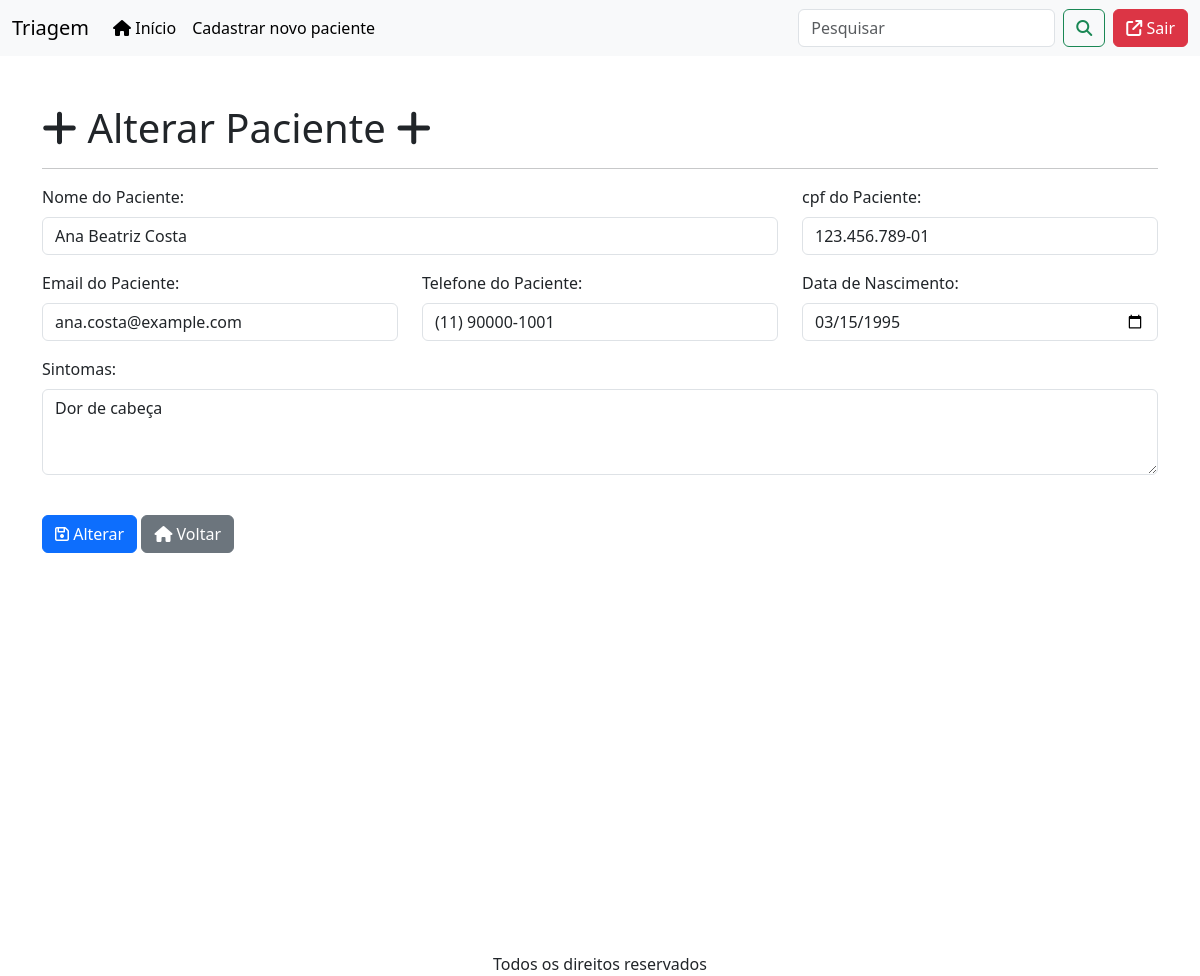
The page /alterarPaciente/8 (signed in) on the database its author committed.
### apps/crud/models.py (models this page shows, shortened)
class Paciente(models.Model):
    codigo_paciente = models.AutoField(primary_key=True)
    nome = models.CharField(null=False, blank=False)
    cpf = models.CharField(max_length=14, unique=True, null=False, blank=False)
    email = models.EmailField(unique=True, null=False, blank=False)
    telefone = models.CharField(max_length=15, null=False, blank=False)
    data_nascimento = models.DateField(null=False, blank=False)
    sintomas = models.TextField(null=True, blank=True)

### apps/crud/views.py (the view)
# urls.py: path('alterarPaciente/<int:codigo_paciente>', views.alterar_paciente, name='alterar_paciente'),
@login_required
def alterar_paciente(request, codigo_paciente):
    paciente = Paciente.objects.get(codigo_paciente=codigo_paciente)
    if request.method == 'POST':
        form = PacienteForm(request.POST, instance=paciente)
        if form.is_valid():
            form.save()
            return redirect('index')
    else:
        form = PacienteForm(instance=paciente)
    return render(request, 'alterar_dados.html', {'form': form, 'paciente': paciente})

### apps/crud/templates/alterar_dados.html (shortened to what this page needs)
{% extends 'base-crud.html' %}
{% load static %}
{% block content %}
    <h1 class="mt-5"> <i class="fa-solid fa-plus"></i>
    Alterar Paciente
    <i class="fa-solid fa-plus"></i>
    </h1>
<hr>
<form action="{% url 'alterar_paciente' paciente.codigo_paciente %}" method="post">
    {% include 'includes/form.html' %}
    <div class="row">
        <div class="mt-4">
            <button type="submit" class="btn btn-primary">
                 <i class="fa-regular fa-floppy-disk"></i> Alterar
            </button>
             <a href="{% url 'index' %}" class="btn btn-secondary">
                <i class="fa-solid fa-house"></i> Voltar
            </a>
        </div>
    </div>
</form>
{% endblock %}

### apps/crud/templates/includes/form.html (shortened to what this page needs)
<div class="row" mt-5>
    <div class="col-12 col-md-8 mb-3">
        <label for="{{ form.nome.id_for_label }}" class="form-label">Nome do Paciente:</label>
        {{ form.nome }}
    </div>
    <div class="col-12 col-md-6 col-lg-4 mb-3">
        <label for="{{ form.cpf.id_for_label }}" class="form-label">cpf do Paciente:</label>
        {{ form.cpf }}
    </div>
    <div class="col-12 col-md-8 col-lg-4 mb-3">
        <label for="{{ form.email.id_for_label }}" class="form-label">Email do Paciente:</label>
        {{ form.email }}
    </div>
    <div class="col-12 col-md-6 col-lg-4 mb-3">
        <label for="{{ form.telefone.id_for_label }}" class="form-label">Telefone do Paciente:</label>
        {{ form.telefone }}
    </div>
    <div class="col-12 col-md-6 col-lg-4 mb-3">
        <label for="{{ form.data_nascimento.id_for_label }}" class="form-label">Data de Nascimento:</label>
        {{ form.data_nascimento }}
    </div>
    <div class="col-12  mb-3">
        <label for="{{ form.sintomas.id_for_label }}" class="form-label">Sintomas:</label>
        {{ form.sintomas }}
    </div>
</div>

### rows shown on the page
Paciente: nome "Ana Beatriz Costa", cpf "123.456.789-01", email "ana.costa@example.com", telefone "(11) 90000-1001", data_nascimento "03/15/1995", sintomas "Dor de cabeça"
